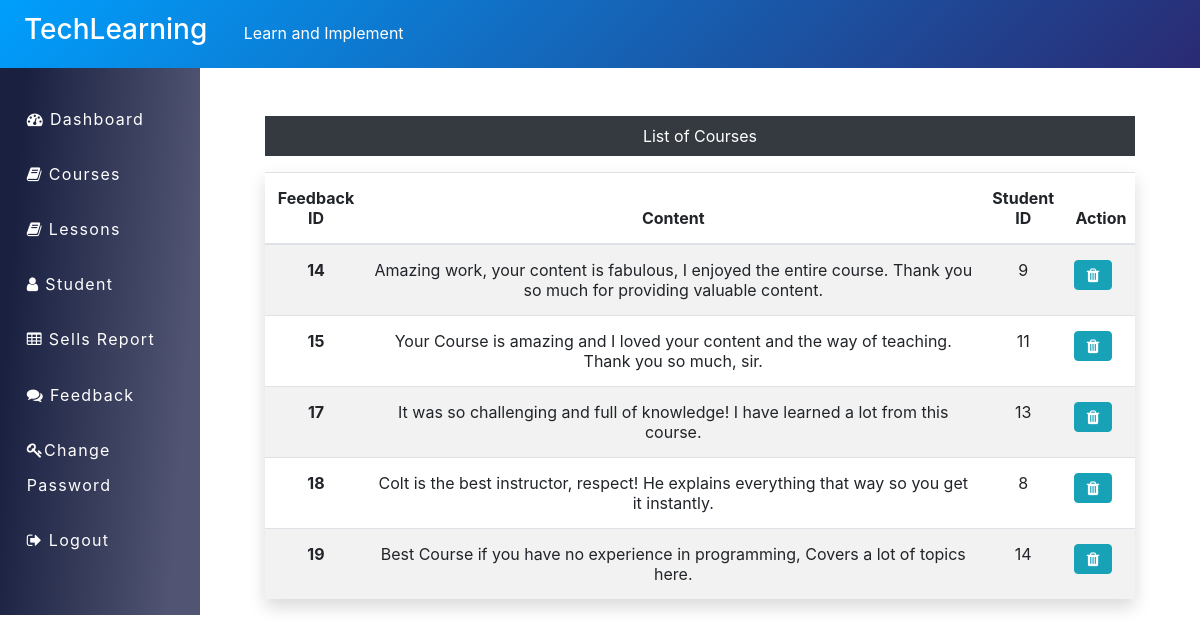
The page /Admin/feedback.php (signed in) on the database its author committed.
### tables this page shows
CREATE TABLE `feedback` (
  `f_id` int(50) NOT NULL,
  `f_content` text NOT NULL,
  `stu_id` int(50) NOT NULL
);

### Admin/feedback.php (the view, shortened to what this page needs)
<?php
include('../Admin/header.php');
include('../dbcon.php');
?>
  <div class="col-lg-9 mx-auto col-sm-11 ">
    <div class=" mt-5 text-center ">
    <p class="bg-dark text-white p-2">List of Courses</p>
    <?php
    $sql = "SELECT * FROM feedback";
    $result = $con->query($sql);
    if($result->num_rows >0){
    ?>
    <table class="table table-responsive table-striped table-hovered shadow">
    <thead>
    <tr>
    <th scope="col">Feedback ID</th>
    <th scope="col">Content</th>
    <th scope="col">Student ID</th>
    <th scope="col">Action</th>
    </tr>
    </thead>
    <tbody>
   <?php while($row = $result->fetch_assoc()){
        echo '<tr>';
        echo '<th scope="row">'.$row['f_id'].'</th>';
        echo '<td>'.$row['f_content'].'</td>';
        echo '<td>'.$row['stu_id'].'</td>';
        echo '<td>';
        echo '
        <form action="" method="POST" class="d-inline">
            <input type="hidden" name="id" value='.$row["f_id"].'>
                <button type="submit" class="btn btn-info mr-3 edit   " name="delete"       value="Delete"><i class="fa fa-trash"></i></button>
        </form>
        </td>
        </tr>';
 }?>
        </tbody>
            </table>
        <?php
    }else{echo"<script>alert('0 Result')</script>";}
    ?>
    </div>
    </div>

### Admin/feedback.php (style rules this page uses)
table { text-align:center!important; }
.table td, .table th { padding: 15px 0.42rem !important; }

### rows shown on the page
feedback: f_id "14", f_content "Amazing work, your content is fabulous, I enjoyed the entire course. Thank you so much for providing valuable content.", stu "9"
feedback: f_id "15", f_content "Your Course is amazing and I loved your content and the way of teaching. Thank you so much, sir.", stu "11"
feedback: f_id "17", f_content "It was so challenging and full of knowledge! I have learned a lot from this course.", stu "13"
feedback: f_id "18", f_content "Colt is the best instructor, respect! He explains everything that way so you get it instantly.", stu "8"
feedback: f_id "19", f_content "Best Course if you have no experience in programming, Covers a lot of topics here.", stu "14"
